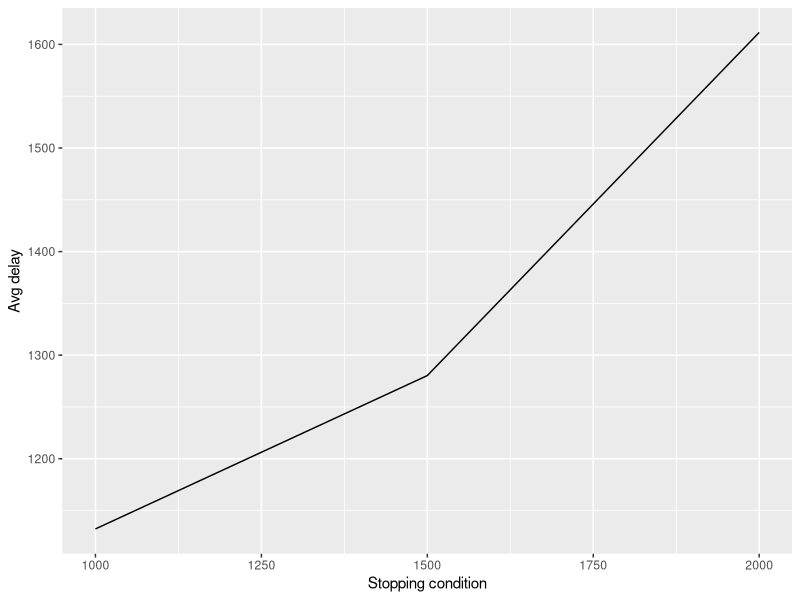
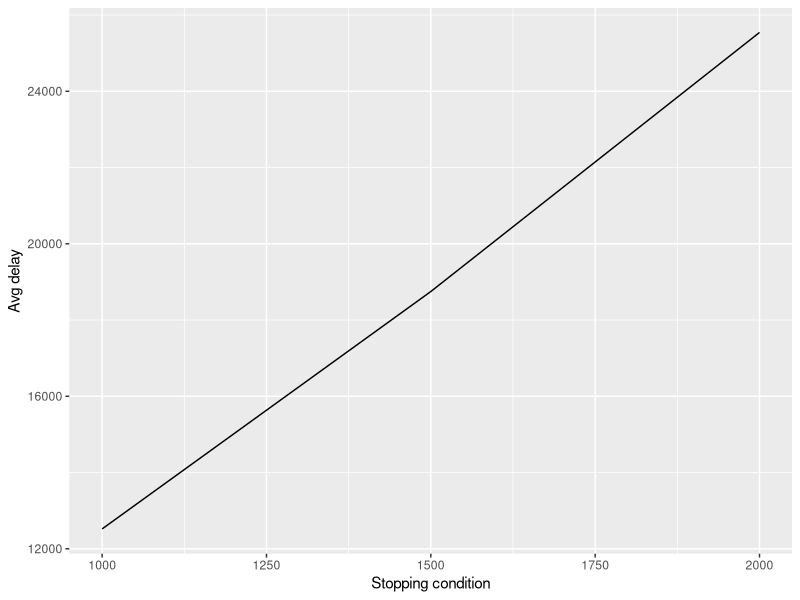

These charts were generated, in order, by the following R code:
library(ggplot2)

calc_avg_delay <- function(ArrivalRate, ServiceRate, StoppingCondition) {
  Time <- 0
  NumQueueCompleted <- 0
  ServerStatus <- 0
  NumInQueue <- 0
  AcumDelay <- 0
  QueueArrivalTime <- c()
  EventList <- c(rexp(1, ArrivalRate), Inf)

  while (NumQueueCompleted < StoppingCondition) {
    NextEventType <- which.min(EventList)
    Time <- EventList[NextEventType]
    if (NextEventType == 1) {
      EventList[1] <- Time + rexp(1, ArrivalRate)
      if (ServerStatus == 1) {
        QueueArrivalTime <- c(QueueArrivalTime, Time)
        NumInQueue <- NumInQueue + 1
      } else {
        NumQueueCompleted <- NumQueueCompleted + 1
        ServerStatus <- 1
        EventList[2] <- Time + rexp(1, ServiceRate)
      }
    } else {
      if (NumInQueue == 0) {
        ServerStatus <- 0
        EventList[2] <- Inf
      } else {
        AcumDelay <- AcumDelay + Time - QueueArrivalTime[1]
        QueueArrivalTime <- QueueArrivalTime[-1]
        NumInQueue <- NumInQueue - 1
        NumQueueCompleted <- NumQueueCompleted + 1
        EventList[2] <- Time + rexp(1, ServiceRate)
      }
    }
  }

  AcumDelay / NumQueueCompleted
}

generate_graph <- function(rho, output_file) {
  print(rho)

  StoppingConditions <- seq(1000, 2000, by = 500)
  AvgAvgDelays <- sapply(StoppingConditions, function(StoppingCondition) {
    sum(sapply(1:50, function(...) {
      calc_avg_delay(rho, 1, StoppingCondition)
    }))
  })

  data <- data.frame(x = StoppingConditions, y = AvgAvgDelays)

  plot <- ggplot(data) +
    geom_line(aes(.data$x, .data$y)) +
    xlab("Stopping condition") +
    ylab("Avg delay")

  ggsave(plot, file = output_file, device = "svg")
}

set.seed(0)
pdf(NULL)
generate_graph(1, "output/6a.svg")
generate_graph(2, "output/6b.svg")
